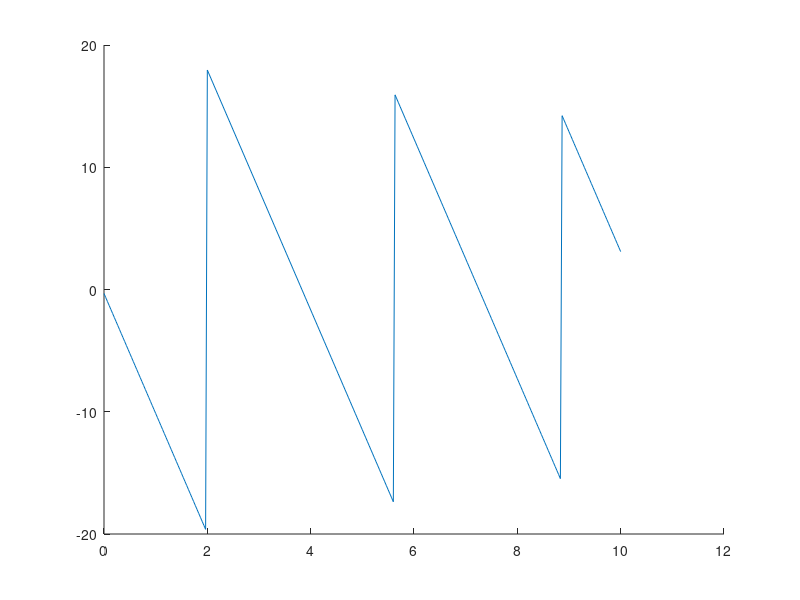
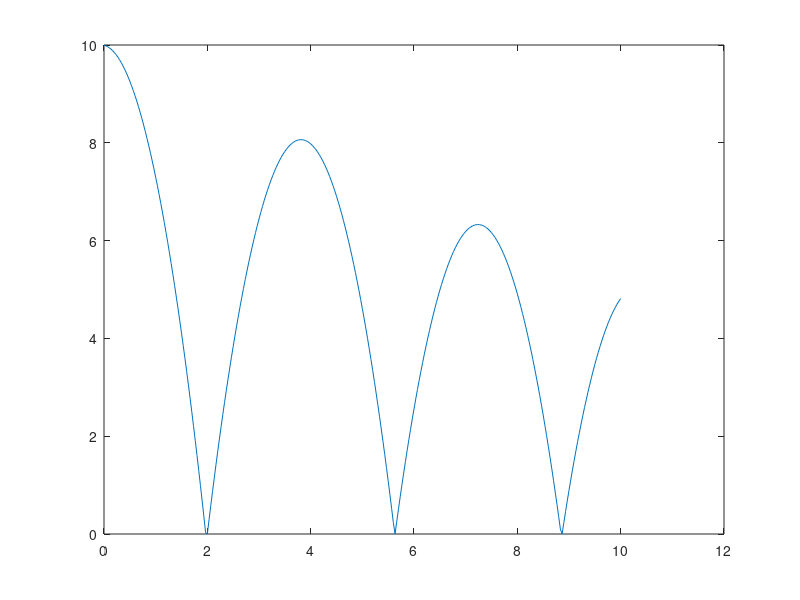

Write MATLAB code to recreate these figures, in order.
%%%%%%%%%%%%%%%%%%%%%%%%%%%
% Assignment Number: 2
% Problem number: 5
% Student Name:  劉子齊 Jonathan
% Student ID: 0716304
% Email address: jonathan.tzuchi.liu@gmail.com
% Department: Computer Science, NYCU
% Date: 2021/03/15
%%%%%%%%%%%%%%%%%%%%%%%%%%%%

clf; clear; clc;		% clear the current figure
                        % clear variables, and clear screen

fprintf('Student ID:0716304 Name:劉子齊 Jonathan\n'); % show student id and name                        
                        
disp('Problem 2.5') 	% show Problem 2.5

t0 = 0; v0 = 0; k = 0.5; g = -9.81; p0 = 10;
dt = 1/30;

hold on

p = p0; v = v0; t = t0;
T = []; P = []; V = [];

while t <= 10
    v = v + g * dt;
    p = p + k * v * dt;
    
    if p < 0
        p = 0;
        v = -0.9 * v;
    end
    
    T = [T, t];
    P = [P, p];
    V = [V, v];
    
    t = t + dt;
end

figure(1), plot(T, V), xlim([0 12]);
figure(2), plot(T, P), xlim([0 12]);
